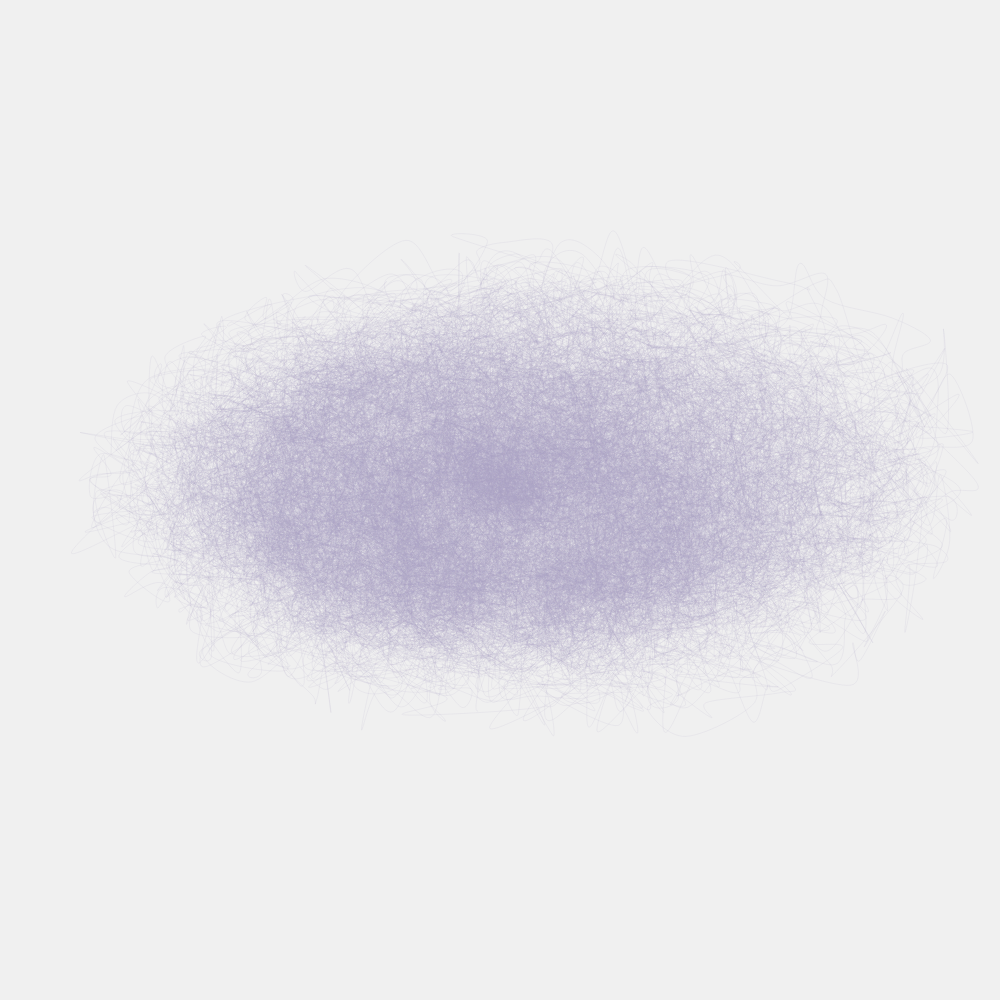
Frame 1 (no input)
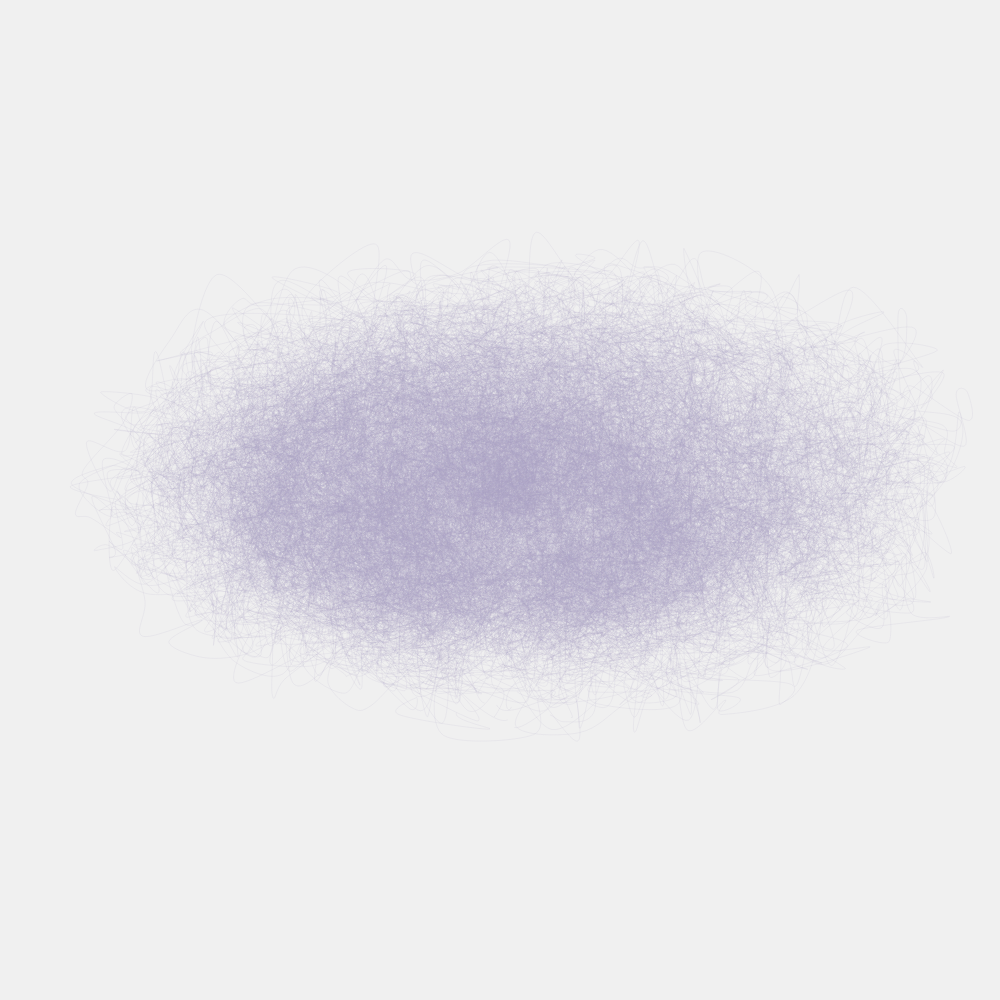
Frame 2 (the mouse pressed at the canvas centre, redrawn once)

The p5.js sketch that drew these frames (run headless with seeded random() and noise() and a simulated clock; the mouse was pressed at the canvas centre and the sketch redrawn once):

// p5.js sketch
// ── sketch.js
let brush;
let colors = ['#a8a50c', '#e8e719', '#f48358', '#a99dc2','#f0d6d6'];

function setup() {
  createCanvas(1000, 1000);



}

function draw() {
  background(240);
  // background('#b2b2b3');
  

  let col = colors[3];
  noStroke();


  let noiseMax = .5;
  let amt = 200;
  let radius = 300;
  let a = 30; //alpha

  brush = new Brush(radius, noiseMax, amt, col, a); 
  
  translate(width/2, height/2); 
  rotate(PI/2);
  brush.show();



  noLoop();

}

class Brush {
  constructor(r, noiseMax_, strokeAmt_, col_, alpha_) {
    this.noiseMax = noiseMax_;
    this.radius = r;
    this.strokeAmt = strokeAmt_; //amount of strokes within each brush spot
    this.col = col_; //stroke col
    this.alpha = alpha_; 

  }

  
  show() {
    let rMax = this.radius;
    let rMin = -rMax / 4;
    let deflection = this.radius/3; 
    
    for (let i = 0; i < this.strokeAmt; i++) {
      beginShape();

      for (let a = 0; a <= TAU * 2; a += radians(4)) {
        let xoff = map(cos(a), -1, 1, 0, this.noiseMax);
        let yoff = map(sin(a), -1, 1, 0, this.noiseMax);
        // let r = width / 2;
        let n = noise(xoff + i * 12345, yoff + i * 12345);
        let r = map(n, 0, 1, rMin, rMax);
        let transX = map(noise(xoff + a * random(12345), yoff + a * random(12345)), 0, 1, -deflection, deflection);
        let transY = map(noise(xoff + a * random(12345), yoff + a * random(12345)), 0, 1, -deflection, deflection);
        let x = transX + r * cos(a);
        let y = transY + r * 2 * sin(a);
        noFill();
        stroke(red(this.col), green(this.col), blue(this.col), this.alpha);
        curveVertex(x, y)
      }
      endShape();

    }
  }
}
